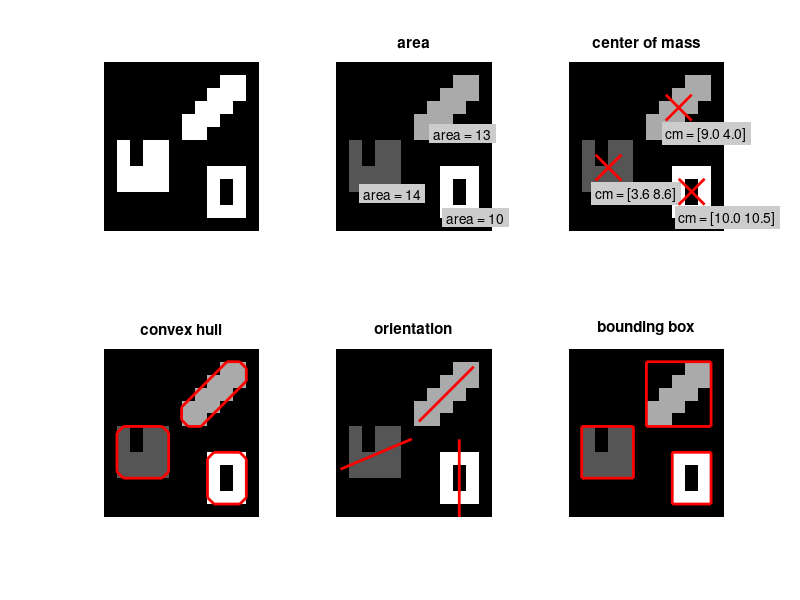

Write MATLAB code to recreate this figure.
clear 'all';
close 'all';

%we create a simple synthetic image
Image = uint8(zeros(13,12));

%object 1
Image(2,10:11) = 255;
Image(3,9:11) = 255;
Image(4,8:10) = 255;
Image(5,7:9) = 255;
Image(6,7:8) = 255;

%object 2
Image(7,2) = 255;
Image(7,4:5) = 255;
Image(8,2) = 255;
Image(8,4:5) = 255;
Image(9,2:5) = 255;
Image(10,2:5) = 255;

%object 3
Image(9,9:11) = 255;
Image(10,9) = 255;
Image(10,11) = 255;
Image(11,9) = 255;
Image(11,11) = 255;
Image(12,9:11) = 255;

%plot it
figure(1)
subplot(2,3,1)
imshow(Image)

%do labeling (use 8 neighbors, the default)
[LabelImage, NumberLabels] = bwlabel(Image);

%do feature extraction 
Prop = regionprops(LabelImage,...
    'Area','Centroid','ConvexHull','Orientation','BoundingBox');
%the result is the structure array Prop, with NumLabels x 1 entries 

%plot the result
subplot(2,3,2)
imshow(LabelImage, []);

for Ind=1:size(Prop,1) 
    Cent=Prop(Ind).Centroid;
    Area=Prop(Ind).Area;
    X=Cent(1);Y=Cent(2);
    text(X-1,Y+2, sprintf('area = %d', Area), 'BackgroundColor',[.8 .8 .8]);        
end
title('area');

subplot(2,3,3);
imshow(LabelImage, []);
%plot center of mass using a cross (line) or a rectangle ??????????????
for Ind=1:size(Prop,1) 
    Cent=Prop(Ind).Centroid;
    Area=Prop(Ind).Area;
    X=Cent(1);Y=Cent(2);
    line([X-1 X+1], [Y-1 Y+1], 'LineWidth', 2, 'Color',[1 0 0]);
    line([X+1 X-1], [Y-1 Y+1], 'LineWidth', 2, 'Color',[1 0 0]);  
    text(X-1,Y+2, sprintf('cm = [%.1f %.1f]', X, Y), 'BackgroundColor',[.8 .8 .8]); 
end
title('center of mass');

subplot(2,3,4)
imshow(LabelImage, []);
%plot convex hull using line ???????????????
for Ind=1:size(Prop,1) 
    ConvH = Prop(Ind).ConvexHull;
    line(ConvH(:,1), ConvH(:,2), 'LineWidth', 2, 'Color', [1 0 0]);       
end
title('convex hull');

subplot(2,3,5)
imshow(LabelImage, []);
%draw a line through the centroid with given orientation ?????????????
for Ind=1:size(Prop,1) 
    Ang = Prop(Ind).Orientation;
    Cent=Prop(Ind).Centroid;
    X = Cent(1);
    Y = Cent(2);
    z0 = (X + i*Y) - 3*exp(-i*Ang*pi/180);
    z1 = (X + i*Y) + 3*exp(-i*Ang*pi/180);
    line([real(z0) real(z1)], [imag(z0) imag(z1)], 'LineWidth', 2, 'Color', [1 0 0]);       
end
title('orientation');

subplot(2,3,6)
imshow(LabelImage, []);
%construct the bounding box using line or rectangle ?????????????????
for Ind=1:size(Prop,1) 
    BBox = Prop(Ind).BoundingBox;
    Cent=Prop(Ind).Centroid;
    X = Cent(1);
    Y = Cent(2);
    rectangle('Position', BBox, 'LineWidth', 2, 'EdgeColor',[1 0 0]);
end
title('bounding box');
